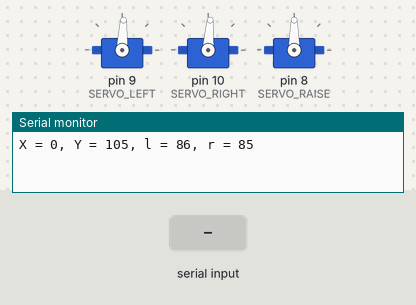
Recording of a sketch running on a simulated Arduino Uno, built with avr-gcc and run on an emulated ATmega328P. On the bench: 3 × servo, the last lines printed to the serial monitor. Inputs (shaded band) come from the test bench.

Above: at 2.2 s.
2.3 s: "90,45\n" received over Serial
At 5.2 s:
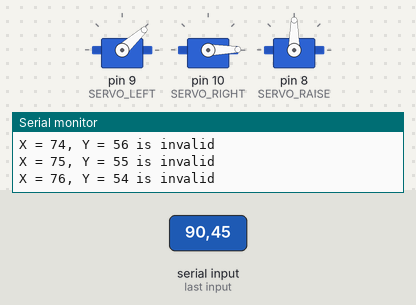
5.3 s: "200\n" received over Serial
At 7.8 s:
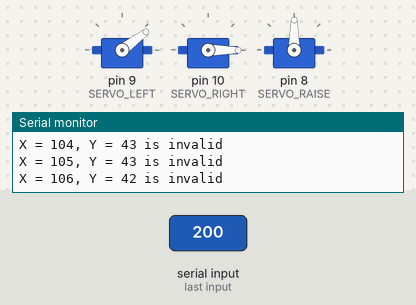
8.1 s: "1,90\n" received over Serial
At 11.09 s:
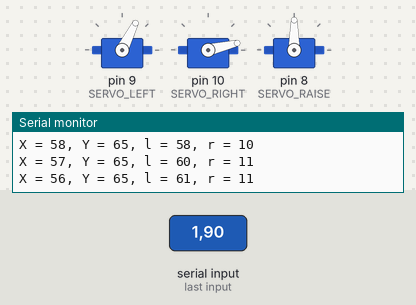
11.1 s: "30,150\n" received over Serial
14.1 s: "90,45\n" received over Serial
Timing chart, 0 to 21.6 s (numbered marks = the images above; inputs shaded):
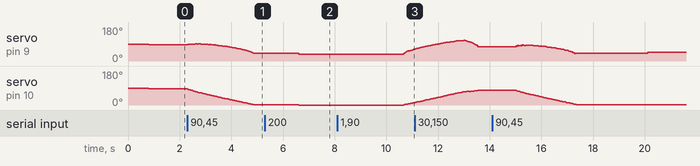

Measured:
- after the input at 2.3 s, servo on pin 10 (SERVO_RIGHT): moves from 86° to 1° over 2.6 s, starting at once
- after the input at 5.3 s, servo on pin 9 (SERVO_LEFT): 42° → 37° after 1.3 s; servo on pin 10 (SERVO_RIGHT): 1° → 0° after 1.3 s
- after the input at 8.1 s, servo on pin 10 (SERVO_RIGHT): moves from 0° to 13° over 0.41 s, starting after 2.6 s

The sketch:

WriterPen.ino
```cpp
/*
*/

#define SERVO_LEFT    9
#define SERVO_RIGHT   10
#define SERVO_RAISE   8

#include <Servo.h>

Servo servo_left;
Servo servo_right;

Servo servo_raise;
int last_x, last_y;

int serial_putc( char c, FILE * )  {
  Serial.write( c );
  return c;
}

void printf_begin(void) {
  fdevopen( &serial_putc, 0 );
}

void setup()
{
  // initialize serial:
  Serial.begin(9600);
  printf_begin();

  servo_left.attach(SERVO_LEFT);
  servo_right.attach(SERVO_RIGHT);

  up(true);
  move_to(0, 105);
  up(false);
}

void loop()
{
  while (Serial.available() > 0) {
    int x = Serial.parseInt();
    int y = Serial.parseInt();

    swift_move_to(x, y);
  }
}

void up(bool move_up) {
  servo_raise.attach(SERVO_RAISE);
  if (move_up) {
    servo_raise.write(75);
    delay(800);
  } else {
    servo_raise.write(90);
    delay(200);
  }
  servo_raise.detach();
}

void move_to(int x, int y) {
  double l, r;
  int rounded_l, rounded_r;
  if (servo_coordinates(x, y, &l, &r)) {
    l = 180.0 - l * 90.0;
    r = r * 90.0;
    rounded_l = round(l);
    rounded_r = round(r);
    printf("X = %d, Y = %d, l = %d, r = %d\n", x, y, (int)l, (int)r);
    servo_left.write(rounded_l);
    servo_right.write(rounded_r);
    last_x = x;
    last_y = y;
  } else {
    printf("X = %d, Y = %d is invalid\n", x, y);
  }
}

void swift_move_to(int x, int y) {
  int delta_x = x - last_x;
  int delta_y = y - last_y;
  int distance = round(sqrt(delta_x * delta_x + delta_y * delta_y));
  double step_x = (double)delta_x / (double)distance;
  double step_y = (double)delta_y / (double)distance;
  double current_x = last_x;
  double current_y = last_y;
  for (int i = 0; i < distance; i++) {
    move_to(round(current_x), round(current_y));
    delay(5);
    current_x += step_x;
    current_y += step_y;
  }
  move_to(x, y);
}

// Adapted from https://gist.github.com/m-ou-se/b9d215db145cfe018021

#define tau  (6.28318530717959)

// Gives the length of one side of a triangle given the other two and the angle between those.
// Just needed to calculate CX bellow so I pre-ran and got the value bellow.
/*
double cosine_rule(double side_1, double side_2, double opposite_angle) {
  return sqrt(side_1*side_1 + side_2*side_2 - 2*side_1*side_2*cos(opposite_angle));
}
*/

// Note: Gives only one intersection: The one left of A->B.
bool circles_intersection(
    const double a_x, const double a_y, const double a_r,
    const double b_x, const double b_y, const double b_r,
    double *i_x, double *i_y
) {
    const double d_x = b_x - a_x, d_y = b_y - a_y;
    const double d = sqrt(d_x*d_x + d_y*d_y);
    const double x = (d - b_r*b_r/d + a_r*a_r/d) / 2;
    const double s = a_r*a_r - x*x;
    if (s < 0) {
        return false;
    }
    const double y = sqrt(s);
    *i_x = (x*d_x - y*d_y) / d + a_x;
    *i_y = (x*d_y + y*d_x) / d + a_y;
    return true;
}

#define AB  44
#define AC  50
#define BD  50
#define CE  50
#define DE  50
#define EX  11
#define XEC (3.0 / 8.0 * tau)

#define A_x  (-AB/2)
#define A_y  0
#define B_x  (+AB/2)
#define B_y  0

#define CX   (58.299378)    // = cosine_rule(CE, EX, XEC);

bool servo_coordinates(
    double const X_x, double const X_y,
    double *left_servo, double *right_servo
) {
    // A: Left servo axis
    // B: Right servo axis
    // C: Left joint
    // D: Right joint
    // E: Pen joint
    // X: Pen
    // O: Origin
    //  ________________
    // |     X          |
    // |      )E        |
    // |     /   \      |
    // |   /       \    |  ________________   _______
    // |  C         D   | |      1  1      | |       |
    // |   \       /    | |      |  |      | | y     |
    // |    \     /     | |      |  |      | | |     |
    // |     A O B      | | 0----A  B----0 | | O---x |
    // |________________| |________________| |_______|
    //  Point names        Servo values       Axis

    if (X_y < 60) return false;

    double C_x, C_y;
    if (!circles_intersection(A_x, A_y, AC, X_x, X_y, CX, &C_x, &C_y)) return false;

    double E_x, E_y;
    circles_intersection(X_x, X_y, EX, C_x, C_y, CE, &E_x, &E_y);

    double D_x, D_y;
    if (!circles_intersection(E_x, E_y, DE, B_x, B_y, BD, &D_x, &D_y)) return false;

     *left_servo = atan2(C_y - A_y, A_x - C_x) / (tau / 4);
    *right_servo = atan2(D_y - B_y, D_x - B_x) / (tau / 4);
    return true;
}
```
